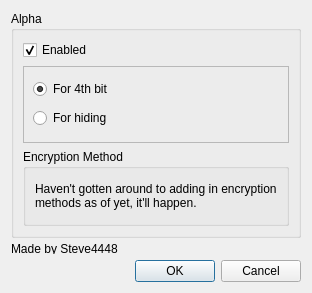
<?xml version="1.0" encoding="UTF-8"?>
<ui version="4.0">
 <class>Settings</class>
 <widget class="QDialog" name="Settings">
  <property name="geometry">
   <rect>
    <x>0</x>
    <y>0</y>
    <width>312</width>
    <height>293</height>
   </rect>
  </property>
  <property name="windowTitle">
   <string>Settings</string>
  </property>
  <layout class="QVBoxLayout" name="verticalLayout_5">
   <item>
    <layout class="QVBoxLayout" name="verticalLayout_2">
     <item>
      <widget class="QGroupBox" name="groupBox_5">
       <property name="maximumSize">
        <size>
         <width>16777215</width>
         <height>16777215</height>
        </size>
       </property>
       <property name="title">
        <string>Alpha</string>
       </property>
       <layout class="QVBoxLayout" name="verticalLayout_3">
        <item>
         <widget class="QCheckBox" name="enableAlpha">
          <property name="whatsThis">
           <string>Enables the alpha bit which can be adjusted to what you want it to do.</string>
          </property>
          <property name="text">
           <string>Enabled</string>
          </property>
          <property name="checked">
           <bool>true</bool>
          </property>
         </widget>
        </item>
        <item>
         <widget class="QFrame" name="frame">
          <property name="frameShape">
           <enum>QFrame::StyledPanel</enum>
          </property>
          <property name="frameShadow">
           <enum>QFrame::Raised</enum>
          </property>
          <layout class="QVBoxLayout" name="verticalLayout">
           <item>
            <widget class="QRadioButton" name="enableFourthBit">
             <property name="whatsThis">
              <string>The fourth bit (alpha) will be used to store another byte of data.</string>
             </property>
             <property name="text">
              <string>For 4th bit</string>
             </property>
             <property name="checked">
              <bool>true</bool>
             </property>
            </widget>
           </item>
           <item>
            <widget class="QRadioButton" name="enableHiding">
             <property name="whatsThis">
              <string>&lt;!DOCTYPE HTML PUBLIC &quot;-//W3C//DTD HTML 4.0//EN&quot; &quot;http://www.w3.org/TR/REC-html40/strict.dtd&quot;&gt;
&lt;html&gt;&lt;head&gt;&lt;meta name=&quot;qrichtext&quot; content=&quot;1&quot; /&gt;&lt;style type=&quot;text/css&quot;&gt;
p, li { white-space: pre-wrap; }
&lt;/style&gt;&lt;/head&gt;&lt;body style=&quot; font-family:'MS Shell Dlg 2'; font-size:8.25pt; font-weight:400; font-style:normal;&quot;&gt;
&lt;p style=&quot; margin-top:0px; margin-bottom:0px; margin-left:0px; margin-right:0px; -qt-block-indent:0; text-indent:0px;&quot;&gt;&lt;span style=&quot; font-size:8pt;&quot;&gt;Allows the alpha to be used to make all the data completely transparent to hide the actual pixels, so it appears to be just a blank image.&lt;/span&gt;&lt;/p&gt;&lt;/body&gt;&lt;/html&gt;</string>
             </property>
             <property name="text">
              <string>For hiding</string>
             </property>
            </widget>
           </item>
          </layout>
         </widget>
        </item>
        <item>
         <widget class="QGroupBox" name="groupBox_2">
          <property name="title">
           <string>Encryption Method</string>
          </property>
          <layout class="QVBoxLayout" name="verticalLayout_4">
           <item>
            <widget class="QLabel" name="label">
             <property name="text">
              <string>Haven't gotten around to adding in encryption methods as of yet, it'll happen.</string>
             </property>
             <property name="wordWrap">
              <bool>true</bool>
             </property>
            </widget>
           </item>
          </layout>
         </widget>
        </item>
       </layout>
      </widget>
     </item>
    </layout>
   </item>
   <item>
    <widget class="QLabel" name="label_2">
     <property name="maximumSize">
      <size>
       <width>16777215</width>
       <height>10</height>
      </size>
     </property>
     <property name="text">
      <string>Made by Steve4448</string>
     </property>
    </widget>
   </item>
   <item>
    <widget class="QDialogButtonBox" name="buttonBox">
     <property name="orientation">
      <enum>Qt::Horizontal</enum>
     </property>
     <property name="standardButtons">
      <set>QDialogButtonBox::Cancel|QDialogButtonBox::Ok</set>
     </property>
    </widget>
   </item>
  </layout>
 </widget>
 <resources/>
 <connections>
  <connection>
   <sender>buttonBox</sender>
   <signal>accepted()</signal>
   <receiver>Settings</receiver>
   <slot>accept()</slot>
   <hints>
    <hint type="sourcelabel">
     <x>248</x>
     <y>254</y>
    </hint>
    <hint type="destinationlabel">
     <x>157</x>
     <y>274</y>
    </hint>
   </hints>
  </connection>
  <connection>
   <sender>buttonBox</sender>
   <signal>rejected()</signal>
   <receiver>Settings</receiver>
   <slot>reject()</slot>
   <hints>
    <hint type="sourcelabel">
     <x>316</x>
     <y>260</y>
    </hint>
    <hint type="destinationlabel">
     <x>286</x>
     <y>274</y>
    </hint>
   </hints>
  </connection>
 </connections>
</ui>
